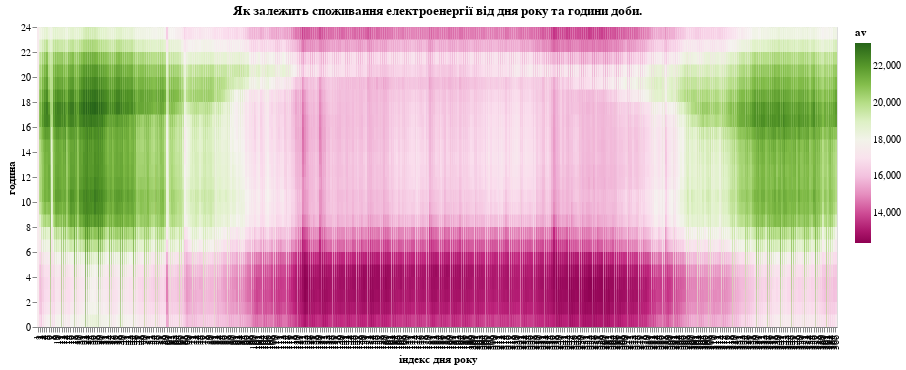

Source (notebook cell):
### Code cell
#Як залежить споживання електроенергії від дня року та години доби?
alt.Chart(df2).mark_rect().encode(
    x = alt.X('day:O', title = "індекс дня року"),
    y = alt.Y('hour:Q', sort = alt.SortField('descending'), title ='година'),
    color = alt.Color('av:Q', scale = alt.Scale(scheme = 'pinkyellowgreen'))
).properties(width = 800, title = 'Як залежить споживання електроенергії від дня року та години доби.')

# heatmap так як вона дозволяє дивитись дані одразу по трьом кордининатам
# так як нам потрібно зобразити дуже великий набір даних, то найкреще розрізняти по найбільш читабельному
#параметру, коліру.
# можна спробувати mark_circle, але він не так добре читається
# можна зробити 24 чарти для кожної години дня, але це тільки зупсує все.

### Figure 1 — Vega-Lite specification as saved in the notebook (floating-point values rounded to 4 significant figures; data arrays with more than 128 entries replaced by an {"elided": "..."} marker saying what was removed)
{"config": {"view": {"continuousWidth": 400, "continuousHeight": 300}}, "data": {"name": "data-9f62e2227f34ea1facd7f8033392761c"}, "mark": "rect", "encoding": {"color": {"type": "quantitative", "field": "av", "scale": {"scheme": "pinkyellowgreen"}}, "x": {"type": "ordinal", "field": "day", "title": "індекс дня року"}, "y": {"type": "quantitative", "field": "hour", "sort": {"field": "descending"}, "title": "година"}}, "title": "Як залежить споживання електроенергії від дня року та години доби.", "width": 800, "$schema": "https://vega.github.io/schema/vega-lite/v4.8.1.json", "datasets": {"data-9f62e2227f34ea1facd7f8033392761c": {"elided": "8761 records"}}}
